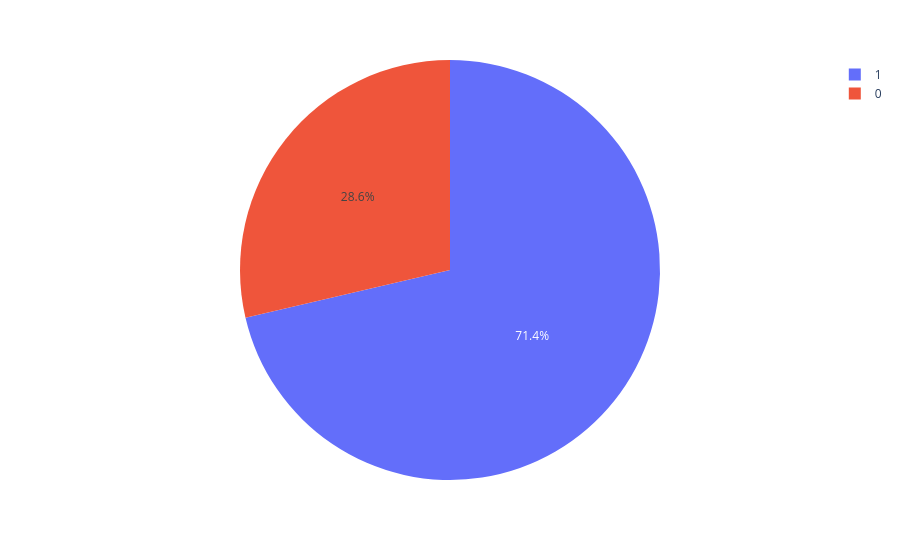

The notebook cell this image was saved under:
### Code cell
#What percentage of customers have a credit card?
df_credit=df.HasCrCard
df_credit
fig=px.pie(data_frame=df_credit,names='HasCrCard')
fig.write_image('ss.png')
fig.show()

### Figure 1 — Plotly figure (JSON) as saved in the notebook; plotly's stock layout.template omitted (floating-point values rounded to 4 significant figures; data arrays with more than 128 entries replaced by an {"elided": "..."} marker saying what was removed)
{"data": [{"domain": {"x": [0, 1], "y": [0, 1]}, "hovertemplate": "HasCrCard=%{label}<extra></extra>", "labels": {"elided": "2000 int values"}, "legendgroup": "", "name": "", "showlegend": true, "type": "pie"}], "layout": {"legend": {"tracegroupgap": 0}, "margin": {"t": 60}}}
